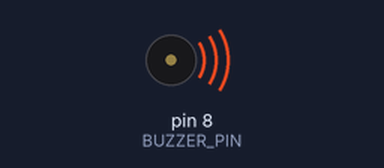
Simulated run of this sketch. Board: Arduino Uno, built with avr-gcc and run on an emulated ATmega328P. Parts: buzzer (waves = sounding).

Above: at 0.24 s.
At 2.6 s:
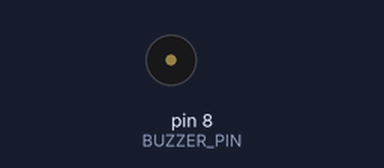
Timing chart, 0 to 6.5 s (numbered marks = the images above):
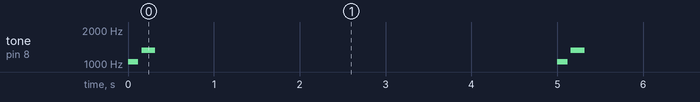

The sketch:

test_buzzer.ino
```cpp
#define BUZZER_PIN 8

void playApplePayStyleSound() {
  tone(BUZZER_PIN, 1047); // C6
  delay(120);
  noTone(BUZZER_PIN);
  delay(40);

  tone(BUZZER_PIN, 1319); // E6
  delay(160);
  noTone(BUZZER_PIN);

  delay(1680); // total ~2 seconds
}

void setup() {
  pinMode(BUZZER_PIN, OUTPUT);
}

void loop() {
  playApplePayStyleSound();
  delay(3000);
}
```

Measured:
- by itself, tone on pin 8 (BUZZER_PIN): repeats every 5.0 s: silent 0.04 s, 1319 Hz 0.16 s, silent 4.7 s, 1047 Hz 0.12 s
